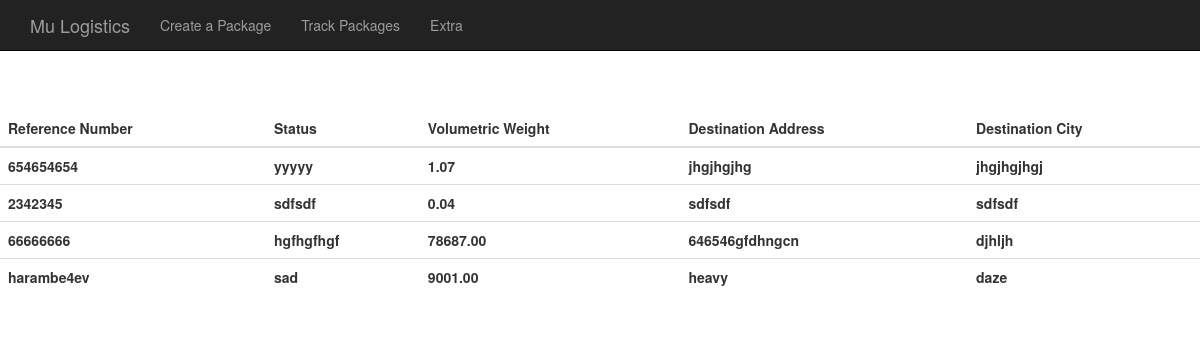
/packages/index/ (signed in), run on an earlier commit of the app's database.
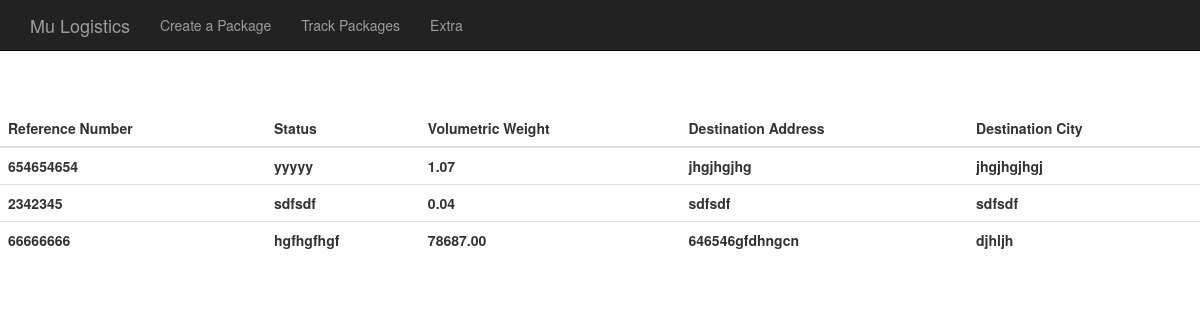
And on a later commit of the database.
### packages/models.py (models this page shows, shortened)
class Package(models.Model):
    user = models.ForeignKey(User, default=1)
    reference_number = models.CharField(max_length=10)
    status = models.CharField(max_length=50)
    volumetric_weight = models.DecimalField(max_digits=10, decimal_places=2)
    client_address = models.CharField(max_length=50)
    client_city = models.CharField(max_length=50)
    receiver_address = models.CharField(max_length=50)
    receiver_city = models.CharField(max_length=50)
    id_required = models.BooleanField(default=True)

### packages/views.py (the view)
def index(request):
    if not request.user.is_authenticated():
        return render(request, 'packages/login_user.html')
    else:
        packs = Package.objects.filter(user=request.user)
        query = request.GET.get("q")
        if query:
            packs = packs.filter(
                Q(reference_number__icontains=query) |
                Q(status__icontains=query)
            ).distinct()
            return render(request, 'packages/index.html', {
                'packages': packs,
            })
        else:
            return render(request, 'packages/index.html', {'packages': packs})

### packages/templates/packages/index.html (shortened to what this page needs)
{% extends "packages/base.html" %}
{% block navlist %}
    <li><a href="/create_package">Create a Package</a></li>
    <li><a href="/track_packages">Track Packages</a></li>
    <li><a href="/extra">Extra</a></li>
{% endblock %}
{% block content %}
  <div class="row">
    <div class="col-md-12">
      <table id = "index_table" class = "table">
        <thead>
          <tr>
            <th>Reference Number</th>
            <th>Status</th>
            <th>Volumetric Weight</th>
            <th>Destination Address</th>
            <th>Destination City</th>
          </tr>
        </thead>
        <tbody>
          {% for package in packages %}
            <tr>
              <th>{{package.reference_number}}</th>
              <th>{{package.status}}</th>
              <th>{{package.volumetric_weight}}</th>
              <th>{{package.client_address}}</th>
              <th>{{package.client_city}}</th>
            </tr>
          {% endfor %}
        </tbody>
      </table>
    </div>
  </div>
{% endblock %}

### packages/templates/packages/base.html (shortened to what this page needs)
<!DOCTYPE html>
<html lang="en">
  <head>
  <nav class="navbar navbar-inverse navbar-fixed-top">
          <div class="container">
            <div class="navbar-header">
              <a class="navbar-brand" href="/index">Mu Logistics</a>
            </div>
            <div id="navbar" class="collapse navbar-collapse">
              <ul class="nav navbar-nav">
                {% block navlist %}
                {% endblock %}
              </ul>
            </div>
          </div>
        </nav>
    {% load staticfiles %}
      <link rel="stylesheet" type="text/css" href="{% static 'css/bootstrap.css' %}"/>
    <link href="static/css/bootstrap.min.css" rel="stylesheet">
    <link href="static/css/master_style.css" rel="stylesheet">
  </head>
  <body>
    <br>
    <br>
    <br>
    {% block content %}{% endblock %}
    <link rel="stylesheet" type="text/css" href="/static/css/dataTables.bootstrap.min.css">
</html>

### packages/static/css/master_style.css (style rules this page uses)
body { padding-top: 50px; }

What changed in the data, as far as the page shows it:
removed Package: reference_number "harambe4ev", status "sad", volumetric_weight "9001.00", client_address "heavy", client_city "daze"
